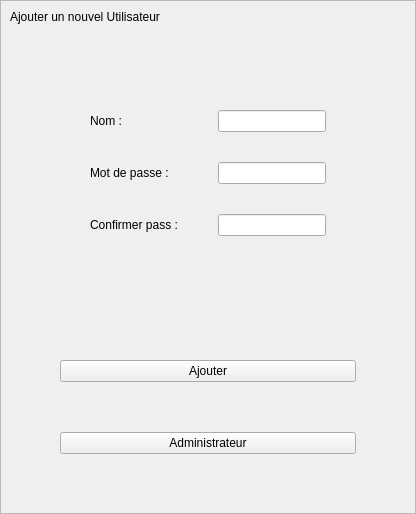
                   <widget class="QWidget" name="usersSign">
                    <property name="styleSheet">
                     <string notr="true"/>
                    </property>
                    <layout class="QVBoxLayout" name="verticalLayout_31">
                     <property name="spacing">
                      <number>0</number>
                     </property>
                     <property name="leftMargin">
                      <number>0</number>
                     </property>
                     <property name="topMargin">
                      <number>0</number>
                     </property>
                     <property name="rightMargin">
                      <number>0</number>
                     </property>
                     <property name="bottomMargin">
                      <number>0</number>
                     </property>
                     <item>
                      <widget class="QFrame" name="frame_9">
                       <property name="sizePolicy">
                        <sizepolicy hsizetype="Preferred" vsizetype="Preferred">
                         <horstretch>0</horstretch>
                         <verstretch>0</verstretch>
                        </sizepolicy>
                       </property>
                       <property name="styleSheet">
                        <string notr="true">#frame_9:hover{
border : 1px solid #050b74;
}</string>
                       </property>
                       <property name="frameShape">
                        <enum>QFrame::StyledPanel</enum>
                       </property>
                       <property name="frameShadow">
                        <enum>QFrame::Raised</enum>
                       </property>
                       <layout class="QVBoxLayout" name="verticalLayout_32">
                        <item>
                         <widget class="QLabel" name="label_34">
                          <property name="text">
                           <string>Ajouter un nouvel Utilisateur</string>
                          </property>
                         </widget>
                        </item>
                        <item>
                         <layout class="QGridLayout" name="gridLayout" rowstretch="0,0,0" columnstretch="0">
                          <property name="leftMargin">
                           <number>50</number>
                          </property>
                          <property name="topMargin">
                           <number>50</number>
                          </property>
                          <property name="rightMargin">
                           <number>50</number>
                          </property>
                          <property name="bottomMargin">
                           <number>50</number>
                          </property>
                          <property name="spacing">
                           <number>50</number>
                          </property>
                          <item row="1" column="0">
                           <widget class="QPushButton" name="addUserBtn">
                            <property name="text">
                             <string>Ajouter</string>
                            </property>
                           </widget>
                          </item>
                          <item row="0" column="0">
                           <layout class="QFormLayout" name="formLayout_3">
                            <property name="horizontalSpacing">
                             <number>40</number>
                            </property>
                            <property name="verticalSpacing">
                             <number>30</number>
                            </property>
                            <property name="leftMargin">
                             <number>30</number>
                            </property>
                            <property name="topMargin">
                             <number>30</number>
                            </property>
                            <property name="rightMargin">
                             <number>30</number>
                            </property>
                            <property name="bottomMargin">
                             <number>30</number>
                            </property>
                            <item row="0" column="0">
                             <widget class="QLabel" name="label_27">
                              <property name="text">
                               <string>Nom :</string>
                              </property>
                             </widget>
                            </item>
                            <item row="0" column="1">
                             <widget class="QLineEdit" name="nUsersNameEd"/>
                            </item>
                            <item row="1" column="0">
                             <widget class="QLabel" name="label_28">
                              <property name="text">
                               <string>Mot de passe :</string>
                              </property>
                             </widget>
                            </item>
                            <item row="1" column="1">
                             <widget class="QLineEdit" name="nUsersPassEd"/>
                            </item>
                            <item row="2" column="0">
                             <widget class="QLabel" name="label_29">
                              <property name="text">
                               <string>Confirmer pass :</string>
                              </property>
                             </widget>
                            </item>
                            <item row="2" column="1">
                             <widget class="QLineEdit" name="nUsersPAssConfirm"/>
                            </item>
                            <item row="3" column="0">
                             <widget class="QLabel" name="label_30">
                              <property name="text">
                               <string/>
                              </property>
                             </widget>
                            </item>
                           </layout>
                          </item>
                          <item row="2" column="0">
                           <widget class="QPushButton" name="goToRootSign">
                            <property name="text">
                             <string>Administrateur</string>
                            </property>
                           </widget>
                          </item>
                         </layout>
                        </item>
                       </layout>
                      </widget>
                     </item>
                    </layout>
                   </widget>
